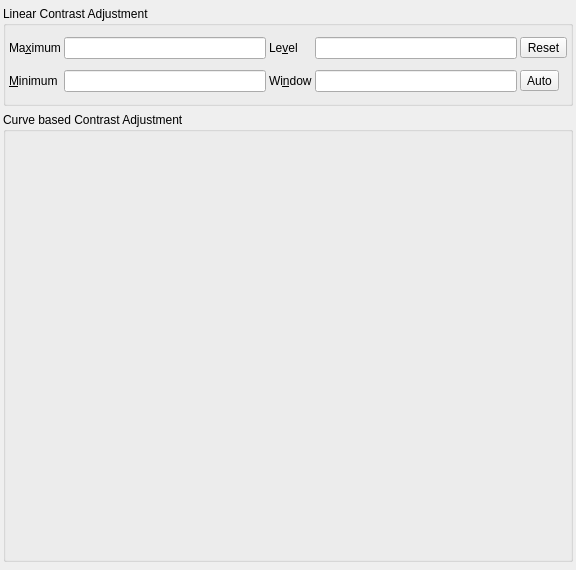
<?xml version="1.0" encoding="UTF-8"?>
<ui version="4.0">
 <class>CTRL_Levels</class>
 <widget class="QWidget" name="CTRL_Levels">
  <property name="geometry">
   <rect>
    <x>0</x>
    <y>0</y>
    <width>576</width>
    <height>570</height>
   </rect>
  </property>
  <property name="sizePolicy">
   <sizepolicy hsizetype="Fixed" vsizetype="Fixed">
    <horstretch>0</horstretch>
    <verstretch>0</verstretch>
   </sizepolicy>
  </property>
  <property name="minimumSize">
   <size>
    <width>576</width>
    <height>570</height>
   </size>
  </property>
  <property name="maximumSize">
   <size>
    <width>576</width>
    <height>570</height>
   </size>
  </property>
  <property name="windowTitle">
   <string>Contrast and W&amp;L</string>
  </property>
  <property name="windowIcon">
   <iconset>
    <normaloff>:/resources/gimp-pro/images/gimp-histogram.png</normaloff>:/resources/gimp-pro/images/gimp-histogram.png</iconset>
  </property>
  <layout class="QVBoxLayout" name="verticalLayout_2">
   <property name="spacing">
    <number>3</number>
   </property>
   <property name="leftMargin">
    <number>3</number>
   </property>
   <property name="topMargin">
    <number>3</number>
   </property>
   <property name="rightMargin">
    <number>3</number>
   </property>
   <property name="bottomMargin">
    <number>3</number>
   </property>
   <item>
    <widget class="QGroupBox" name="groupBox">
     <property name="minimumSize">
      <size>
       <width>0</width>
       <height>100</height>
      </size>
     </property>
     <property name="maximumSize">
      <size>
       <width>16777215</width>
       <height>100</height>
      </size>
     </property>
     <property name="title">
      <string>Linear Contrast Adjustment</string>
     </property>
     <layout class="QGridLayout" name="gridLayout_2">
      <property name="leftMargin">
       <number>3</number>
      </property>
      <property name="topMargin">
       <number>3</number>
      </property>
      <property name="rightMargin">
       <number>3</number>
      </property>
      <property name="bottomMargin">
       <number>3</number>
      </property>
      <property name="spacing">
       <number>3</number>
      </property>
      <item row="0" column="3">
       <widget class="QLineEdit" name="le_level"/>
      </item>
      <item row="0" column="0">
       <widget class="QLabel" name="label">
        <property name="text">
         <string>Ma&amp;ximum</string>
        </property>
        <property name="buddy">
         <cstring>le_max</cstring>
        </property>
       </widget>
      </item>
      <item row="2" column="2">
       <widget class="QLabel" name="label_4">
        <property name="text">
         <string>Wi&amp;ndow</string>
        </property>
        <property name="buddy">
         <cstring>le_win</cstring>
        </property>
       </widget>
      </item>
      <item row="2" column="1">
       <widget class="QLineEdit" name="le_min"/>
      </item>
      <item row="2" column="3">
       <widget class="QLineEdit" name="le_win"/>
      </item>
      <item row="0" column="1">
       <widget class="QLineEdit" name="le_max"/>
      </item>
      <item row="2" column="0">
       <widget class="QLabel" name="label_2">
        <property name="text">
         <string>&amp;Minimum</string>
        </property>
        <property name="buddy">
         <cstring>le_min</cstring>
        </property>
       </widget>
      </item>
      <item row="0" column="2">
       <widget class="QLabel" name="label_3">
        <property name="text">
         <string>Le&amp;vel</string>
        </property>
        <property name="buddy">
         <cstring>le_level</cstring>
        </property>
       </widget>
      </item>
      <item row="0" column="4">
       <widget class="QToolButton" name="btn_reset">
        <property name="text">
         <string>Reset</string>
        </property>
       </widget>
      </item>
      <item row="2" column="4">
       <widget class="QToolButton" name="btn_auto">
        <property name="text">
         <string>Auto</string>
        </property>
       </widget>
      </item>
     </layout>
    </widget>
   </item>
   <item>
    <widget class="QGroupBox" name="groupBox_2">
     <property name="sizePolicy">
      <sizepolicy hsizetype="Fixed" vsizetype="Fixed">
       <horstretch>0</horstretch>
       <verstretch>0</verstretch>
      </sizepolicy>
     </property>
     <property name="minimumSize">
      <size>
       <width>570</width>
       <height>450</height>
      </size>
     </property>
     <property name="maximumSize">
      <size>
       <width>570</width>
       <height>450</height>
      </size>
     </property>
     <property name="title">
      <string>Curve based Contrast Adjustment</string>
     </property>
     <layout class="QGridLayout" name="gridLayout_3">
      <property name="leftMargin">
       <number>3</number>
      </property>
      <property name="topMargin">
       <number>3</number>
      </property>
      <property name="rightMargin">
       <number>3</number>
      </property>
      <property name="bottomMargin">
       <number>3</number>
      </property>
      <property name="spacing">
       <number>3</number>
      </property>
     </layout>
    </widget>
   </item>
  </layout>
 </widget>
 <resources/>
 <connections/>
</ui>
